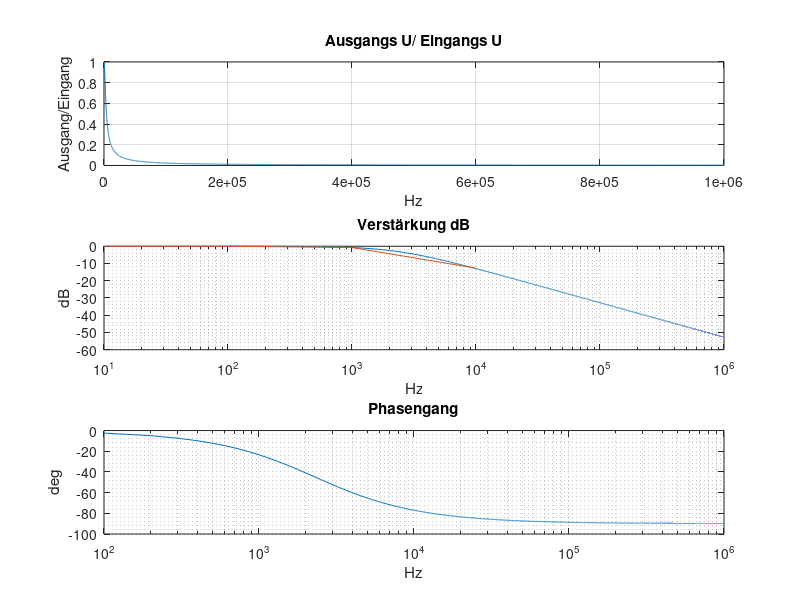

Reproduce this figure in MATLAB.
%% Tiefpassfilter R+C 
%  Spannung über C
R = 31.4;
C = 2.2e-6;
F = 0:100:1e6;
W = 2*pi.*F;
H = 1./(1+1j.*W*R*C);
dB = 20*log10(abs(H));

%% Messungen
Fm = [10    100     1000 10e3   ];
Ue = [7.11 7.08     5.12 2.73   ];
Ua = [7.11 7.07     4.71 631e-3 ];
dBm = 20.* log10(Ua./Ue)





numberofplots = 3;
subplot(numberofplots,1,1);
plot(F,abs(H));
grid("on")
title("Ausgangs U/ Eingangs U")
xlabel("Hz")
ylabel("Ausgang/Eingang")
subplot(numberofplots,1,2);
semilogx(F,dB,Fm,dBm)
title("Verstärkung dB")
xlabel("Hz")
ylabel("dB")
grid("minor")
subplot(numberofplots,1,3)
semilogx(F,rad2deg(angle(H)))
grid("minor")
xlabel("Hz")
ylabel("deg")
title("Phasengang")




